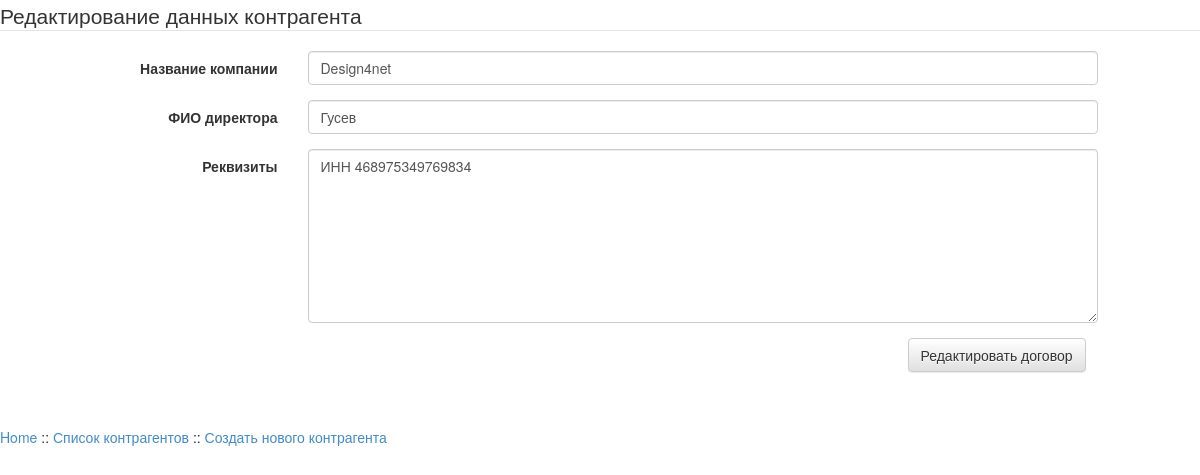
Page /company/firm.php?id=1 on the earlier database version.
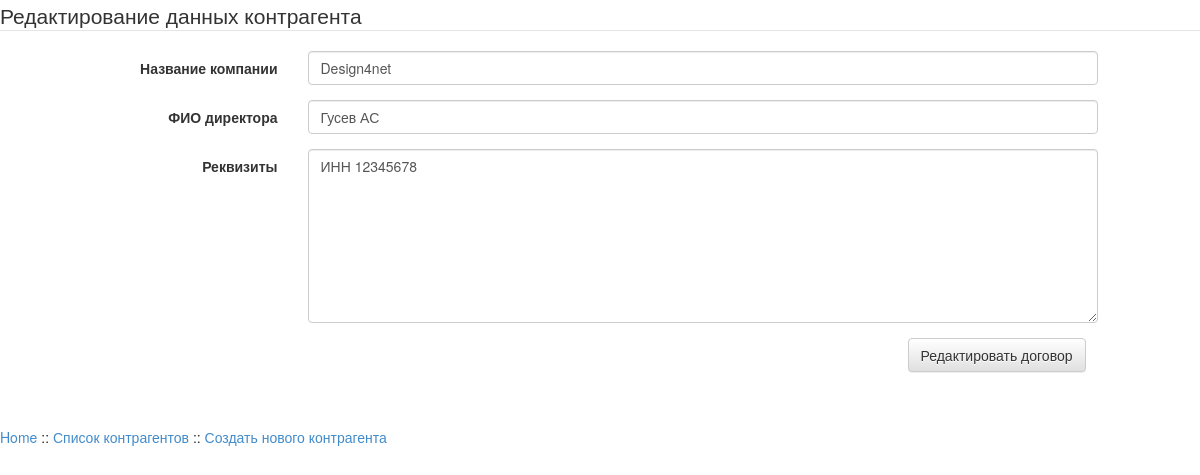
Same page on the later database version.
### tables this page shows
CREATE TABLE IF NOT EXISTS `company` (
  `id` int(10) unsigned NOT NULL AUTO_INCREMENT,
  `name` text NOT NULL,
  `director` text NOT NULL,
  `requisites` text NOT NULL,
  PRIMARY KEY (`id`)
);

### company/firm.php (the view, shortened to what this page needs)
<!DOCTYPE html>
<html>
    <head>
		<link rel="stylesheet" href="css/bootstrap.min.css">
		<link rel="stylesheet" href="css/bootstrap-theme.min.css">
	</head>
<body>
<?php
	require_once 'login.php';
	$link = mysqli_connect($host, $user, $password, $db);
	$idset=$_REQUEST['id'];
	$query = "SELECT * FROM `company`
	WHERE  `company`.`id`='$idset'";
	$result = mysqli_query($link, $query);
	$row = mysqli_fetch_array($result, MYSQLI_ASSOC);
	echo '<form class="form-horizontal" role="form" action="update-firm.php" method="post">
	<legend>Редактирование данных контрагента</legend>
	<div class="form-group">
		<label class="col-sm-3 control-label">Название компании</label>
		<div class="col-sm-8">
			<input class="form-control" type="text" name="name" value="'.$row['name'].'">
		</div>
	</div>
	<div class="form-group">
		<label class="col-sm-3 control-label">ФИО директора</label>
		<div class="col-sm-8">
			<input class="form-control" type="text" name="director" value="'.$row['director'].'">
		</div>
	</div>
	<div class="form-group">
		<label class="col-sm-3 control-label">Реквизиты</label>
		<div class="col-sm-8">
			<textarea class="form-control" rows="8" name="requisites">'.$row['requisites'].'</textarea>
		</div>
	</div>
	<div class="form-group">
		<div class="col-sm-offset-9">
			<input type="hidden" name="id" value="'.$row['id'].'">
			<button type="submit" class="btn btn-default">Редактировать договор</button>
		</div>
	</div>
</form>';
	echo '<br /><br /><p><a href="../index.php">Home</a> :: <a href="firms.php">Список контрагентов</a> :: <a href="new-dogovor.php">Создать нового контрагента</a></p>';
?>
</body>
</html>

Differences in the rows shown:
changed company "Design4net": director "Гусев" → "Гусев АС"; requisites "ИНН 468975349769834" → "ИНН 12345678"
